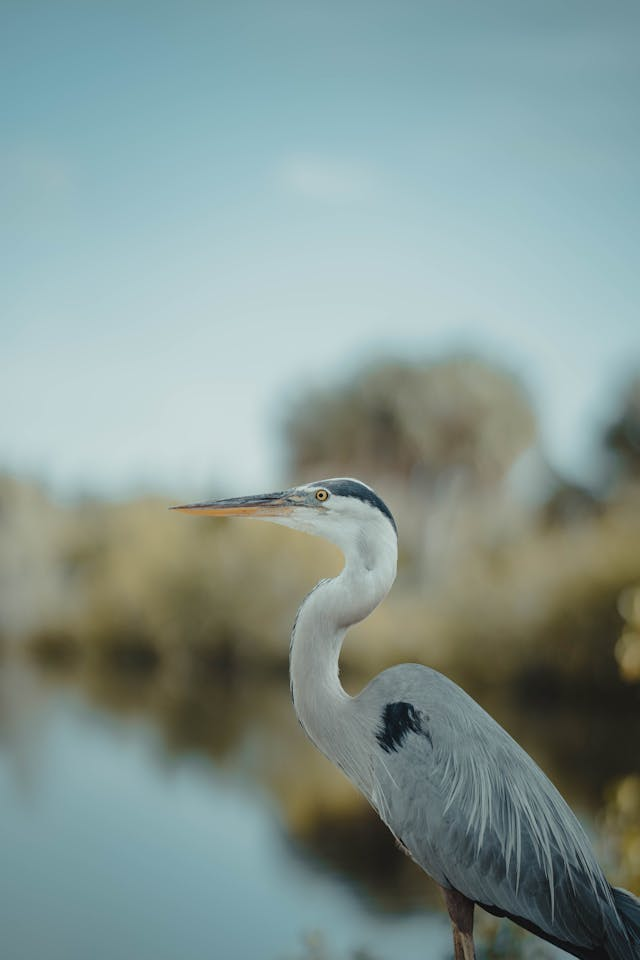
#> input picture open_cv/bird.jpg, 640 x 960 px
$ jupyter execute page_4.ipynb
#> lines starting #> are read from the running program, lines starting #| are printed output that depends on the picture
[cell 1]
import cv2

[cell 2]
image = cv2.imread("bird.jpg")
#> image is the input picture: shape (960, 640, 3); mean B, G, R 146.7, 150.9, 132.2

[cell 3]
(h,w) = image.shape[:2]
#> h = 960; w = 640

center = (w//2 , h//2)
#> center = (320, 480)

M = cv2.getRotationMatrix2D(center, 90, 2.0)

rotate = cv2.warpAffine(image, M, (w , h))
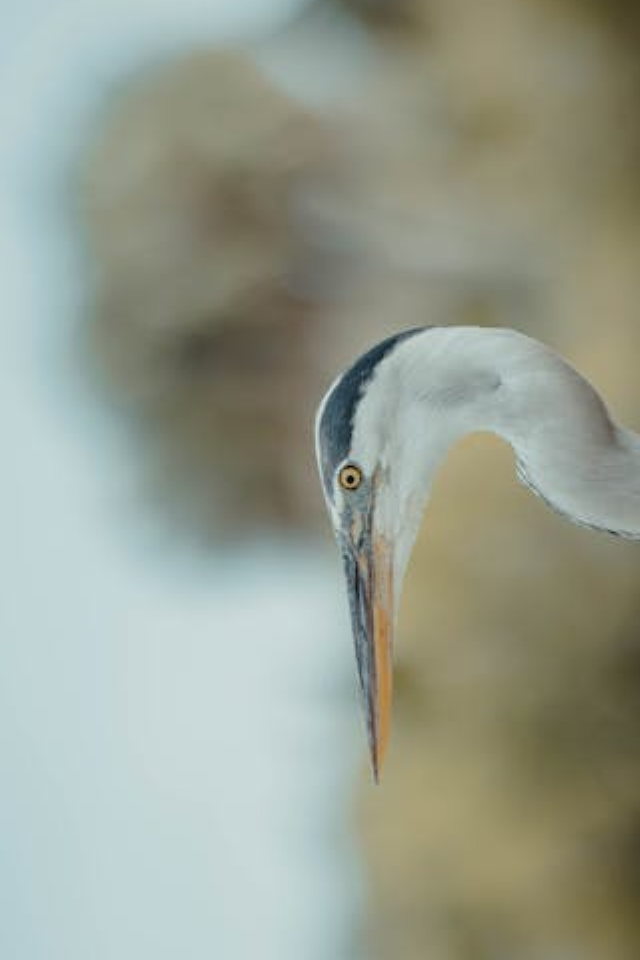
#> rotate: shape (960, 640, 3); mean B, G, R 145.1, 159.1, 152.3

cv2.imshow("rotated image" , rotate)
cv2.imshow(" Orignal image", image)

cv2.waitKey(0)
cv2.destroyAllWindows()

[cell 4]
new_img =  cv2.imread("bird.jpg")

(w_, h_)  = new_img.shape[:2]
#> w_ = 960; h_ = 640

cent = (w_//2, h_//2)
#> cent = (480, 320)

M = cv2.getRotationMatrix2D(cent, 45 , 1.0)

rot = cv2.warpAffine(new_img, M, (w_, h_))
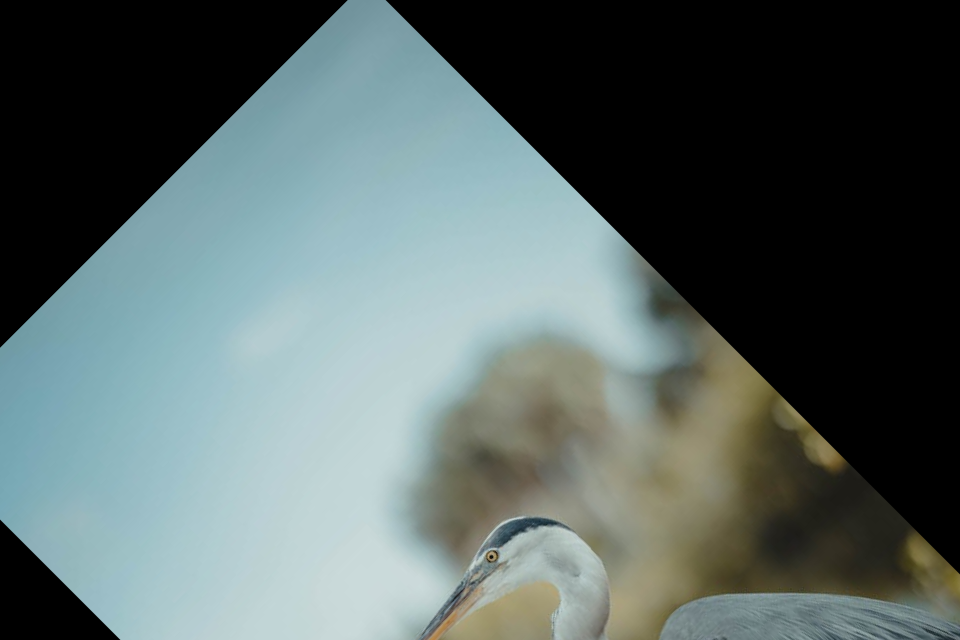
#> rot: shape (640, 960, 3); mean B, G, R 100.8, 102.2, 88.8

cv2.imshow(" new load", rot)
cv2.waitKey(0)
cv2.destroyAllWindows()

$ run again, with open_cv/lion.jpg copied over open_cv/bird.jpg
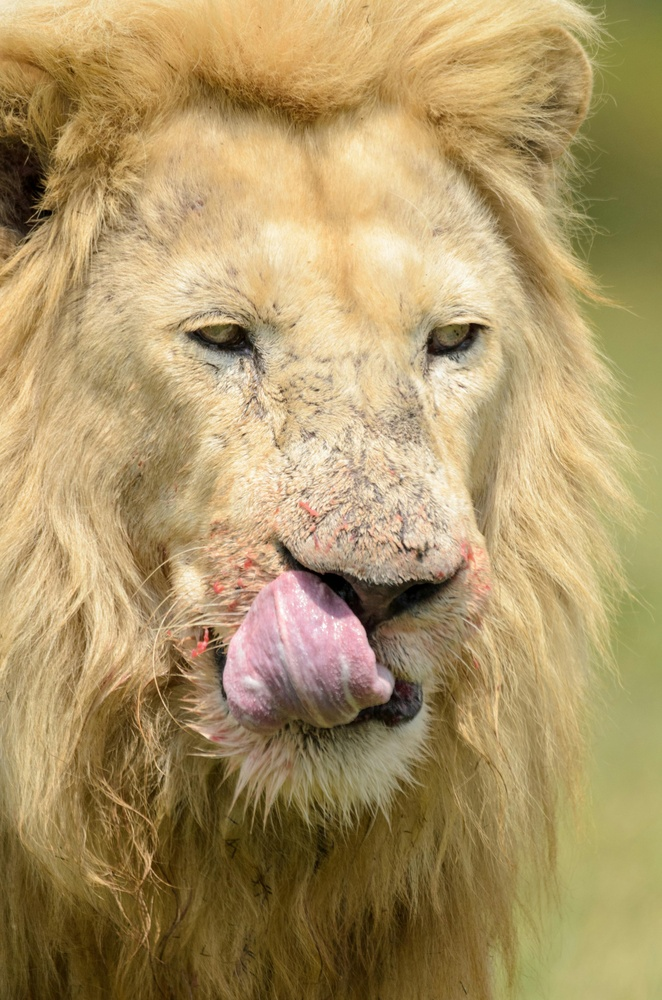
#> input picture open_cv/lion.jpg, 662 x 1000 px, shrunk from 3264 x 4928 before the run
#> image is the input picture: shape (1000, 662, 3); mean B, G, R 102.6, 149.5, 172.7
#> `rotate = cv2.warpAffine(image, M, (w , h))`:
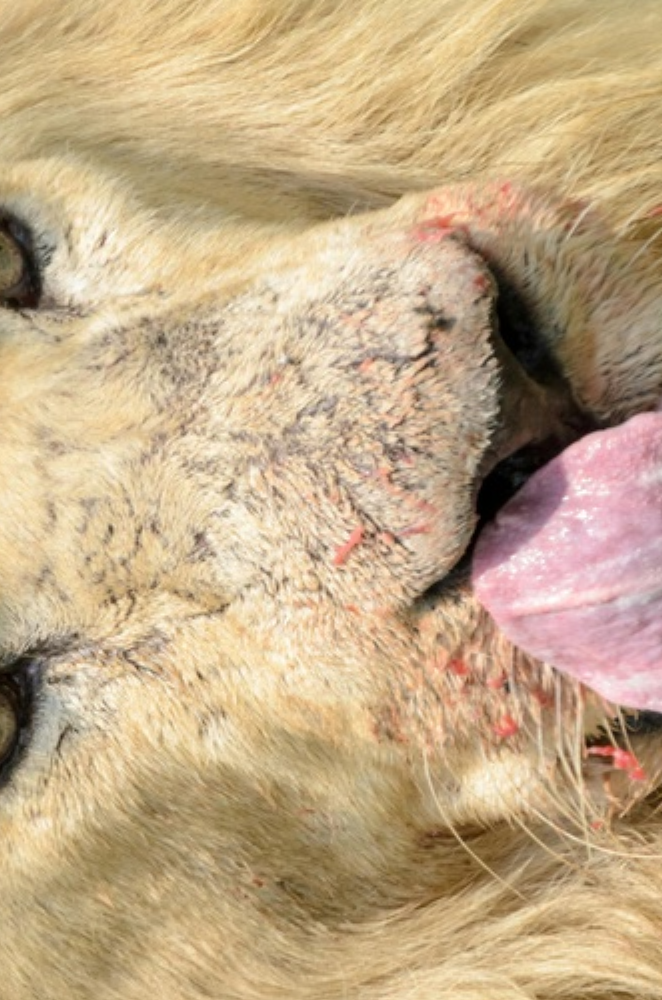
#> rotate: shape (1000, 662, 3); mean B, G, R 135, 170.2, 195.2
#> `rot = cv2.warpAffine(new_img, M, (w_, h_))`:
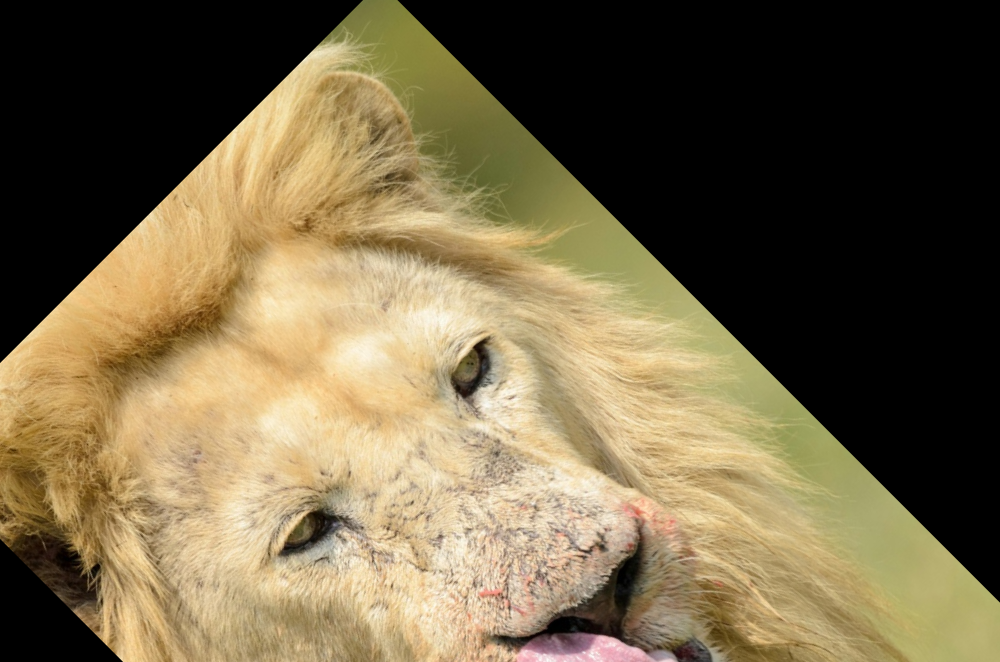
#> rot: shape (662, 1000, 3); mean B, G, R 72.5, 102.5, 116.7
